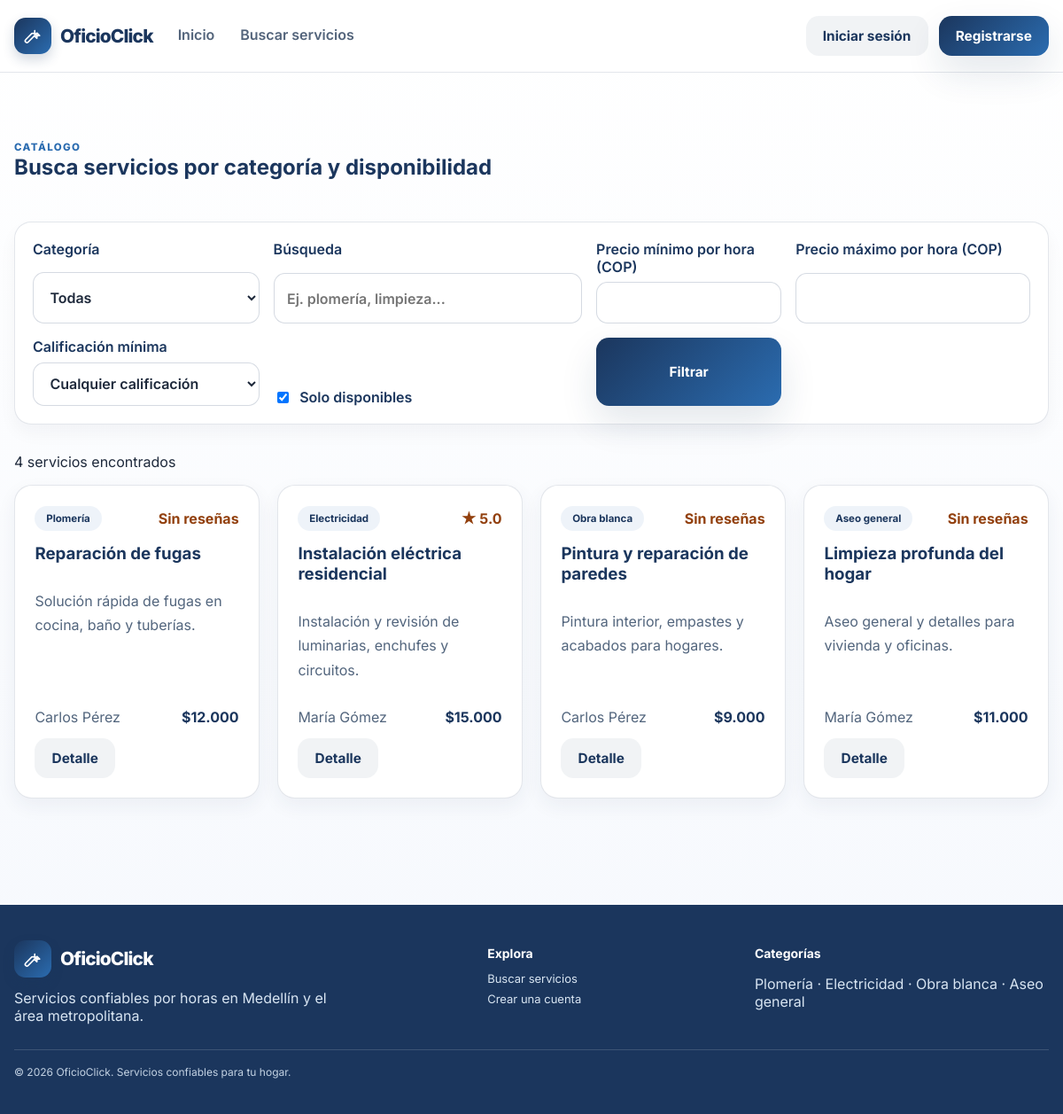
/index.php?page=catalog, run on the app's committed database.
### tables this page shows
CREATE TABLE IF NOT EXISTS `servicio` (
  `id` INT UNSIGNED NOT NULL AUTO_INCREMENT,
  `trabajador_id` INT UNSIGNED NOT NULL,
  `categoria_id` INT UNSIGNED NOT NULL,
  `titulo` VARCHAR(150) NOT NULL,
  `descripcion` TEXT NOT NULL,
  `precio` DECIMAL(10,2) NOT NULL,
  `estado` ENUM('activo','inactivo') NOT NULL DEFAULT 'activo',
  `disponible` TINYINT(1) NOT NULL DEFAULT 1,
  `created_at` TIMESTAMP NOT NULL DEFAULT CURRENT_TIMESTAMP,
  `updated_at` TIMESTAMP NOT NULL DEFAULT CURRENT_TIMESTAMP ON UPDATE CURRENT_TIMESTAMP,
  PRIMARY KEY (`id`),
  KEY `idx_servicio_trabajador` (`trabajador_id`),
  KEY `idx_servicio_categoria` (`categoria_id`),
  CONSTRAINT `chk_servicio_precio` CHECK (`precio` > 0),
  CONSTRAINT `fk_servicio_trabajador` FOREIGN KEY (`trabajador_id`) REFERENCES `usuario` (`id`),
  CONSTRAINT `fk_servicio_categoria` FOREIGN KEY (`categoria_id`) REFERENCES `categoria` (`id`)
);

CREATE TABLE IF NOT EXISTS `categoria` (
  `id` INT UNSIGNED NOT NULL AUTO_INCREMENT,
  `nombre` VARCHAR(80) NOT NULL,
  PRIMARY KEY (`id`),
  UNIQUE KEY `uq_categoria_nombre` (`nombre`)
);

CREATE TABLE IF NOT EXISTS `usuario` (
  `id` INT UNSIGNED NOT NULL AUTO_INCREMENT,
  `rol_id` INT UNSIGNED NOT NULL,
  `ciudad_id` INT UNSIGNED DEFAULT NULL,
  `nombre` VARCHAR(100) NOT NULL,
  `apellido` VARCHAR(100) NOT NULL,
  `email` VARCHAR(150) NOT NULL,
  `telefono` VARCHAR(40) DEFAULT NULL,
  `documento_identidad` VARCHAR(30) DEFAULT NULL,
  `direccion` VARCHAR(255) DEFAULT NULL,
  `password_hash` VARCHAR(255) NOT NULL,
  `estado` ENUM('activo','inactivo','pendiente') NOT NULL DEFAULT 'activo',
  `created_at` TIMESTAMP NOT NULL DEFAULT CURRENT_TIMESTAMP,
  `updated_at` TIMESTAMP NOT NULL DEFAULT CURRENT_TIMESTAMP ON UPDATE CURRENT_TIMESTAMP,
  PRIMARY KEY (`id`),
  UNIQUE KEY `uq_usuario_email` (`email`),
  UNIQUE KEY `uq_usuario_documento` (`documento_identidad`),
  KEY `idx_usuario_rol` (`rol_id`),
  KEY `idx_usuario_ciudad` (`ciudad_id`),
  CONSTRAINT `fk_usuario_rol` FOREIGN KEY (`rol_id`) REFERENCES `rol` (`id`),
  CONSTRAINT `fk_usuario_ciudad` FOREIGN KEY (`ciudad_id`) REFERENCES `ciudad` (`id`)
);

### public/index.php (called while the page is built, shortened)
<?php
$page = $_GET['page'] ?? 'home';
$viewData = [];
switch ($page) {
    case 'catalog':
        $minPrice = trim((string) ($_GET['min_price'] ?? ''));
        $maxPrice = trim((string) ($_GET['max_price'] ?? ''));
        $minRating = trim((string) ($_GET['min_rating'] ?? ''));
        $filters = [
            'category' => (string) ($_GET['category'] ?? ''),
            'search' => (string) ($_GET['search'] ?? ''),
            'available_only' => !isset($_GET['available_only']) || $_GET['available_only'] === '1',
            'min_price' => $minPrice,
            'max_price' => $maxPrice,
            'min_rating' => $minRating,
        ];
        $perPage = 12;
        $totalServices = countServices($filters);
        $pageNumber = max(1, (int) ($_GET['page_number'] ?? 1));
        if ($totalServices !== null) {
            $totalPages = max(1, (int) ceil($totalServices / $perPage));
            $pageNumber = min($pageNumber, $totalPages);
        } else {
            $totalPages = 1;
        }
        $paginatedFilters = $filters;
        $paginatedFilters['per_page'] = $perPage;
        $paginatedFilters['page'] = $pageNumber;
        $viewData['services'] = fetchServices($paginatedFilters);
        break;
}
include __DIR__ . '/../views/layouts/base.php';

### app/helpers.php (called while the page is built, shortened)
<?php
function dbConnection(): ?mysqli
{
    static $connection = null;
    if (is_object($connection) && $connection instanceof mysqli) {
        return $connection;
    }
    try {
        $connection = @mysqli_connect(DB_HOST, DB_USER, DB_PASS, DB_NAME, DB_PORT);
    } catch (Throwable $e) {
        $connection = null;
        return null;
    }
    mysqli_set_charset($connection, 'utf8mb4');
    return $connection;
}
function e(string $value): string
{
    return htmlspecialchars($value ?? '', ENT_QUOTES, 'UTF-8');
}
function serviceFilterConditions(array $filters): array
{
    $conditions = [
        's.estado = "activo"',
        "c.nombre IN ('Plomería', 'Electricidad', 'Obra blanca', 'Aseo general')",
    ];
    $params = [];
    $types = '';
    if (!empty($filters['available_only'])) {
        $conditions[] = 's.disponible = 1';
    }
    return [implode(' AND ', $conditions), $params, $types];
}
function fetchServices(array $filters = []): array
{
    $db = dbConnection();
    [$where, $params, $types] = serviceFilterConditions($filters);
    $query = 'SELECT s.*, c.nombre AS category_name, u.nombre AS worker_name, u.apellido AS worker_lastname
              FROM servicio s
              INNER JOIN categoria c ON c.id = s.categoria_id
              INNER JOIN usuario u ON u.id = s.trabajador_id
              WHERE ' . $where . ' ORDER BY s.created_at DESC';
    if (isset($filters['per_page'])) {
        $perPage = max(1, min(50, (int) $filters['per_page']));
        $page = max(1, (int) ($filters['page'] ?? 1));
        $query .= ' LIMIT ? OFFSET ?';
        $params[] = $perPage;
        $params[] = ($page - 1) * $perPage;
        $types .= 'ii';
    }
    $stmt = $db->prepare($query);
    if ($stmt && $params) {
        $stmt->bind_param($types, ...$params);
    }
    if ($stmt && $stmt->execute()) {
        $result = $stmt->get_result();
        $services = [];
        while ($row = $result->fetch_assoc()) {
            $services[] = $row;
        }
        return $services;
    }
    return [];
}
function getAverageRating(int $serviceId): ?float
{
    $db = dbConnection();
    $stmt = mysqli_prepare($db, 'SELECT AVG(c.estrellas) AS rating FROM calificacion c INNER JOIN reserva r ON r.id = c.reserva_id WHERE r.servicio_id = ?');
    mysqli_stmt_bind_param($stmt, 'i', $serviceId);
    if (!mysqli_stmt_execute($stmt)) {
        error_log('OficioClick rating query failed: ' . mysqli_stmt_error($stmt));
        mysqli_stmt_close($stmt);
        return null;
    }
    $result = mysqli_stmt_get_result($stmt);
    $row = mysqli_fetch_assoc($result);
    return ($row['rating'] ?? null) === null ? null : (float) $row['rating'];
}
function formatMoney(float $amount): string
{
    return '$' . number_format($amount, 0, ',', '.');
}

### views/catalog.php (the view, shortened to what this page needs)
<section class="section">
    <div class="container">
        <div class="section-header">
            <div>
                <span class="eyebrow">Catálogo</span>
                <h1>Busca servicios por categoría y disponibilidad</h1>
            </div>
        </div>
        <form method="get" action="index.php" class="filter-box">
            <label>
                Categoría
                <select name="category">
                    <option value="">Todas</option>
                </select>
            </label>
            <label>
                Búsqueda
                <input type="text" name="search" value="<?php echo e($filters['search']); ?>" placeholder="Ej. plomería, limpieza...">
            </label>
            <label>
                Precio mínimo por hora (COP)
                <input type="number" name="min_price" min="0" step="1000" value="<?php echo e((string) $filters['min_price']); ?>">
            </label>
            <label>
                Precio máximo por hora (COP)
                <input type="number" name="max_price" min="0" step="1000" value="<?php echo e((string) $filters['max_price']); ?>">
            </label>
            <label>
                Calificación mínima
                <select name="min_rating">
                    <option value="">Cualquier calificación</option>
                </select>
            </label>
            <label class="checkbox-line">
                <input type="checkbox" name="available_only" value="1" <?php echo $filters['available_only'] ? 'checked' : ''; ?>>
                Solo disponibles
            </label>
            <button class="btn btn-primary" type="submit">Filtrar</button>
        </form>
        <?php if ($totalServices !== null): ?>
            <p class="muted-text"><?php echo number_format($totalServices); ?> servicios encontrados</p>
        <?php endif; ?>
        <?php if (empty($services)): ?>
            <div class="empty-state">
                <h3>No hay resultados</h3>
                <p>Prueba con otros filtros o vuelve más tarde.</p>
            </div>
        <?php else: ?>
            <div class="product-grid">
                <?php foreach ($services as $service): ?>
                    <article class="product-card">
                        <div class="product-top">
                            <span class="pill"><?php echo e($service['category_name']); ?></span>
                            <?php $serviceRating = getAverageRating((int) $service['id']); ?>
                            <span class="rating"><?php echo $serviceRating === null ? 'Sin reseñas' : '★ ' . number_format($serviceRating, 1); ?></span>
                        </div>
                        <h3><?php echo e($service['titulo']); ?></h3>
                        <p><?php echo e($service['descripcion']); ?></p>
                        <div class="product-meta">
                            <span><?php echo e($service['worker_name'] . ' ' . $service['worker_lastname']); ?></span>
                            <strong><?php echo formatMoney((float) $service['precio']); ?></strong>
                        </div>
                        <div class="product-actions">
                            <a class="btn btn-secondary" href="index.php?page=service&id=<?php echo (int) $service['id']; ?>">Detalle</a>
                        </div>
                    </article>
                <?php endforeach; ?>
            </div>
        <?php endif; ?>
    </div>
</section>

### public/assets/css/styles.css (style rules this page uses)
:root { --navy: #1B365D; --blue: #2B6CB0; --green: #166534; --amber: #92400E; --red: #B91C1C; --dark: #1E293B; --white: #FFFFFF; --muted: #F8FAFC; --text: #1E293B; --border: rgba(27, 54, 93, 0.12); --shadow: 0 18px 42px rgba(27, 54, 93, 0.12); }
* { box-sizing: border-box; }
html { scroll-behavior: smooth; }
body { margin: 0; font-family: 'Inter', sans-serif; background: linear-gradient(180deg, #ffffff 0%, #f5f8fd 100%); color: var(--text); }
a { color: var(--blue); text-decoration: none; }
.container { width: min(1180px, calc(100% - 2rem)); margin: 0 auto; }
h1, h2, h3, h4 { margin-top: 0; color: var(--navy); }
.eyebrow { display: inline-block; text-transform: uppercase; letter-spacing: 0.12em; font-size: 0.72rem; font-weight: 800; color: var(--blue); }
.hero p, .detail-card p, .product-card p { color: rgba(30, 41, 59, 0.8); line-height: 1.7; }
.btn { border: none; border-radius: 0.9rem; padding: 0.8rem 1.2rem; font-weight: 700; cursor: pointer; transition: all 0.2s ease; display: inline-flex; align-items: center; justify-content: center; font-size: 0.96rem; }
.btn-primary { background: linear-gradient(135deg, var(--navy), var(--blue)); color: var(--white); box-shadow: var(--shadow); }
.btn-secondary { background: rgba(27, 54, 93, 0.06); color: var(--navy); }
.section { padding: 4rem 0; }
.section-header { display: flex; justify-content: space-between; align-items: end; margin-bottom: 1.5rem; }
.category-grid, .product-grid { display: grid; grid-template-columns: repeat(4, minmax(0, 1fr)); gap: 1.5rem; }
.category-card, .product-card { border: 1px solid var(--border); background: var(--white); border-radius: 1.2rem; padding: 1.4rem; box-shadow: 0 12px 25px rgba(15, 23, 42, 0.05); }
.product-card { display: flex; flex-direction: column; gap: 1rem; }
.product-top, .detail-meta, .review-top { display: flex; justify-content: space-between; align-items: center; gap: 0.8rem; }
.pill { display: inline-flex; background: rgba(43,108,176,0.08); color: var(--navy); border-radius: 999px; padding: 0.45rem 0.8rem; font-size: 0.72rem; font-weight: 700; }
.rating { font-weight: 700; color: var(--amber); }
.product-meta { display: flex; justify-content: space-between; align-items: center; margin-top: auto; gap: 1rem; color: rgba(30,41,59,0.8); }
label { display: grid; gap: 0.45rem; font-weight: 600; color: var(--navy); }
input, select, textarea, button { font: inherit; }
input, select, textarea { width: 100%; border: 1px solid rgba(27, 54, 93, 0.18); border-radius: 0.8rem; padding: 0.8rem 0.9rem; background: var(--white); color: var(--text); }
.filter-box { display: grid; grid-template-columns: 1.1fr 1.5fr 0.9fr auto; gap: 1rem; background: var(--white); border: 1px solid var(--border); border-radius: 1.2rem; padding: 1.25rem; margin-bottom: 2rem; box-shadow: 0 10px 20px rgba(15,23,42,0.04); }
.checkbox-line { display: flex; align-items: center; gap: 0.6rem; margin-top: auto; padding-top: 1.7rem; }
.checkbox-line input { width: auto; }
.section { padding: 4.5rem 0; }
.section-header { gap: 20px; margin-bottom: 1.7rem; }
.category-grid, .product-grid { gap: 1.25rem; }
.category-card, .product-card, .detail-card, .booking-card, .auth-card, .panel-card { border: 1px solid var(--border); border-radius: 20px; background: var(--white); box-shadow: 0 8px 22px rgba(27,54,93,.06); }
.product-card { overflow: hidden; gap: .85rem; }
.product-card h3 { margin-bottom: 0; }
.product-card p { color: #52657d; }
.product-meta { color: #52657d; }
.product-meta strong { color: var(--navy); }

### data on the page
servicio: categoria.nombre "Plomería", shows "Sin reseñas", titulo "Reparación de fugas", descripcion "Solución rápida de fugas en cocina, baño y tuberías.", trabajador.apellido "Carlos Pérez", precio "$12.000"
servicio: categoria.nombre "Electricidad", serviceRating "5.0", titulo "Instalación eléctrica residencial", descripcion "Instalación y revisión de luminarias, enchufes y circuitos.", trabajador.apellido "María Gómez", precio "$15.000"
servicio: categoria.nombre "Obra blanca", shows "Sin reseñas", titulo "Pintura y reparación de paredes", descripcion "Pintura interior, empastes y acabados para hogares.", trabajador.apellido "Carlos Pérez", precio "$9.000"
servicio: categoria.nombre "Aseo general", shows "Sin reseñas", titulo "Limpieza profunda del hogar", descripcion "Aseo general y detalles para vivienda y oficinas.", trabajador.apellido "María Gómez", precio "$11.000"

### other printed values
$totalServices "4"
